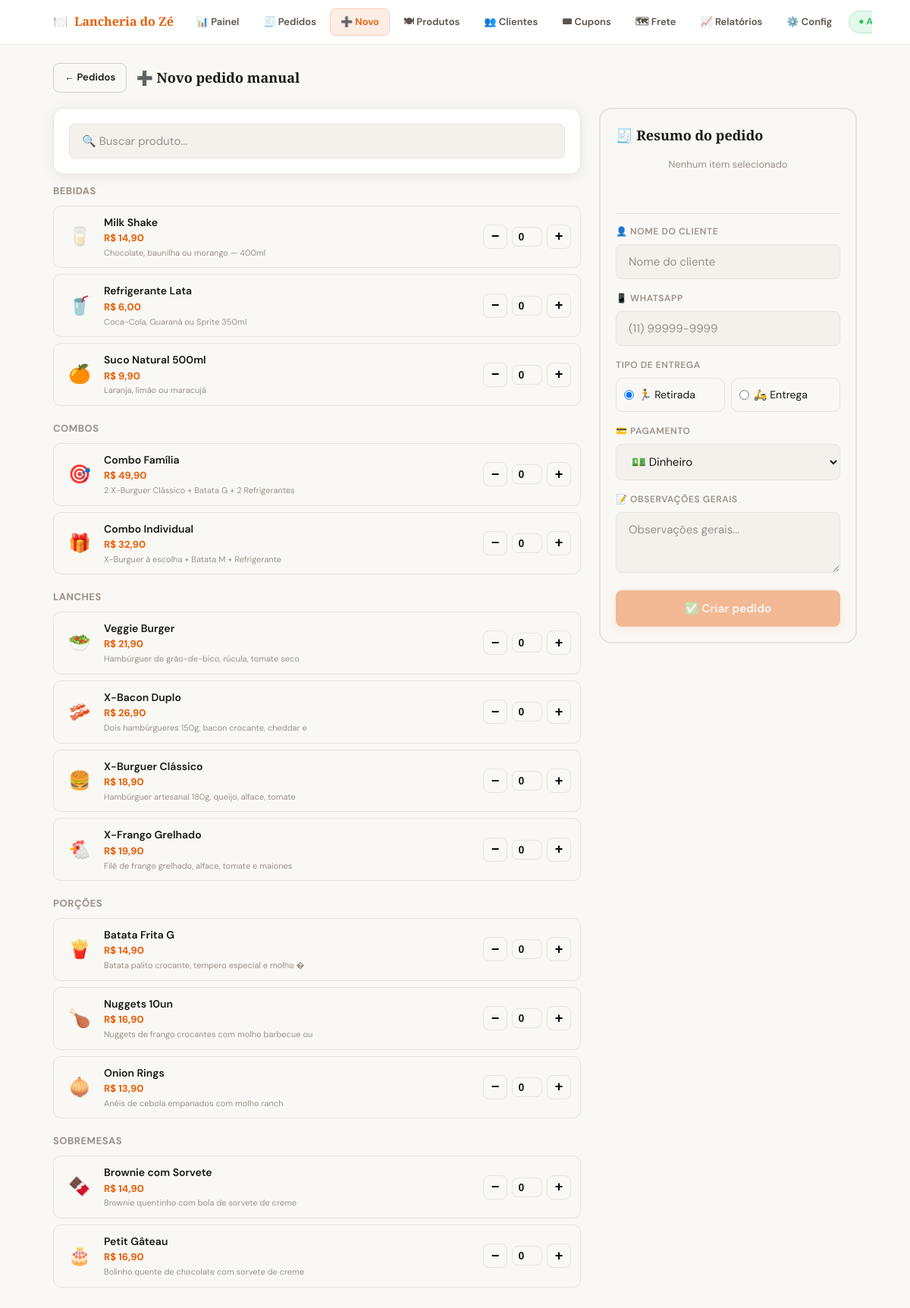
/admin/novo_pedido.php (signed in), run on the app's committed database.
### tables this page shows
CREATE TABLE IF NOT EXISTS config (
  id INT NOT NULL DEFAULT 1, nome_restaurante VARCHAR(255) NOT NULL DEFAULT 'Lancheria do Zé',
  descricao TEXT, whatsapp VARCHAR(20) NOT NULL DEFAULT '5551999999999',
  endereco VARCHAR(255), horario VARCHAR(255),
  taxa_entrega DECIMAL(10,2) NOT NULL DEFAULT 5.00, pedido_minimo DECIMAL(10,2) NOT NULL DEFAULT 20.00,
  tempo_entrega VARCHAR(100), logo_emoji VARCHAR(10) NOT NULL DEFAULT '🍔', aberto TINYINT NOT NULL DEFAULT 1,
  pix_chave VARCHAR(255), pix_tipo ENUM('cpf','cnpj','email','telefone','aleatoria') DEFAULT 'aleatoria', pix_nome VARCHAR(255),
  promo_ativa TINYINT NOT NULL DEFAULT 0, promo_titulo VARCHAR(255) DEFAULT '🔥 Promoção relâmpago!',
  promo_desconto INT NOT NULL DEFAULT 10, promo_fim DATETIME DEFAULT NULL,
  modo_pico TINYINT NOT NULL DEFAULT 0, pico_tempo VARCHAR(100) DEFAULT '60-80 min',
  loja_slug VARCHAR(100) DEFAULT 'ze-burguer', PRIMARY KEY (id)
);

CREATE TABLE IF NOT EXISTS produtos (id INT AUTO_INCREMENT PRIMARY KEY, categoria_id INT NOT NULL, nome VARCHAR(255) NOT NULL, descricao TEXT, preco DECIMAL(10,2) NOT NULL, preco_antigo DECIMAL(10,2) DEFAULT NULL, emoji VARCHAR(10), destaque TINYINT NOT NULL DEFAULT 0, mais_vendido TINYINT NOT NULL DEFAULT 0, disponivel TINYINT NOT NULL DEFAULT 1, ordem INT NOT NULL DEFAULT 0, total_vendido INT NOT NULL DEFAULT 0, FOREIGN KEY (categoria_id) REFERENCES categorias(id));

### includes/funcoes.php (called while the page is built, shortened)
<?php
function h($s){ return htmlspecialchars((string)$s, ENT_QUOTES, 'UTF-8'); }
function formatar_dinheiro($v){ return 'R$ ' . number_format($v, 2, ',', '.'); }

### admin/novo_pedido.php (the view, shortened to what this page needs)
<?php
require_once __DIR__ . '/../config/db.php';
require_once __DIR__ . '/../includes/funcoes.php';
$produtos = $pdo->query("SELECT p.*, c.nome AS cat_nome FROM produtos p LEFT JOIN categorias c ON c.id=p.categoria_id WHERE p.disponivel=1 ORDER BY c.nome, p.nome")->fetchAll();
$categorias = [];
foreach ($produtos as $p) {
    $categorias[$p['cat_nome'] ?? 'Outros'][] = $p;
}
?>
<!DOCTYPE html>
<html lang="pt-BR" data-theme="light">
<head>
<link rel="stylesheet" href="../assets/css/style.css">
</head>
<body>
<?php include __DIR__ . '/nav.php'; ?>
<div class="admin-wrap" style="max-width:1100px">
  <div style="display:flex;align-items:center;gap:12px;margin-bottom:20px;flex-wrap:wrap">
    <a href="pedidos.php" class="btn btn-outline" style="padding:8px 14px;font-size:13px">← Pedidos</a>
    <div class="section-title" style="margin:0">➕ Novo pedido manual</div>
  </div>
  <form method="POST" id="formPedido">
    <div class="grid-pedido">
      <div>
        <div class="card mb-3">
          <input type="text" id="buscaProd" class="form-control" placeholder="🔍 Buscar produto..." oninput="filtrarProdutos(this.value)">
        </div>
        <?php foreach ($categorias as $catNome => $prods): ?>
        <div class="cat-section" data-cat="<?= h($catNome) ?>">
          <div class="cat-title"><?= h($catNome) ?></div>
          <?php foreach ($prods as $p): ?>
          <div class="prod-item" id="item-<?= $p['id'] ?>" data-nome="<?= strtolower(h($p['nome'])) ?>">
            <?php if (!empty($p['imagem'])): ?>
              <img src="../<?= h($p['imagem']) ?>" alt="" class="prod-item-img">
            <?php else: ?>
              <div class="prod-item-emoji"><?= $p['emoji'] ?? '🍽' ?></div>
            <?php endif; ?>
            <div class="prod-item-info">
              <div class="prod-item-nome"><?= h($p['nome']) ?></div>
              <div class="prod-item-preco"><?= formatar_dinheiro((float)$p['preco']) ?></div>
              <?php if ($p['descricao']): ?><div style="font-size:11px;color:var(--muted)"><?= h(substr($p['descricao'],0,50)) ?></div><?php endif; ?>
            </div>
            <div class="qtd-wrap">
              <button type="button" class="qtd-btn" onclick="mudarQtd(<?= $p['id'] ?>,<?= $p['preco'] ?>,<?= json_encode($p['nome']) ?>,-1)">−</button>
              <input type="number" name="itens[<?= $p['id'] ?>][quantidade]" id="qtd-<?= $p['id'] ?>" class="qtd-input" value="0" min="0" onchange="atualizarDoProduto(<?= $p['id'] ?>,<?= $p['preco'] ?>,<?= json_encode($p['nome']) ?>)">
              <button type="button" class="qtd-btn" onclick="mudarQtd(<?= $p['id'] ?>,<?= $p['preco'] ?>,<?= json_encode($p['nome']) ?>,1)">+</button>
            </div>
          </div>
          <?php endforeach; ?>
        </div>
        <?php endforeach; ?>
      </div>
      <div>
        <div class="resumo-sticky">
          <div class="section-title" style="margin-bottom:14px">🧾 Resumo do pedido</div>
          <div id="resumoItens" style="margin-bottom:12px;min-height:60px">
            <p style="color:var(--muted);font-size:13px;text-align:center">Nenhum item selecionado</p>
          </div>
          <hr style="border:none;border-top:1px solid var(--border);margin:14px 0">
          <div class="form-group">
            <label class="form-label">👤 Nome do cliente</label>
            <input name="nome_cliente" class="form-control" placeholder="Nome do cliente">
          </div>
          <div class="form-group">
            <label class="form-label">📱 WhatsApp</label>
            <input type="tel" name="whatsapp_cliente" class="form-control" placeholder="(11) 99999-9999">
          </div>
          <div class="form-group">
            <label class="form-label">Tipo de entrega</label>
            <div style="display:flex;gap:8px">
              <label style="flex:1;display:flex;align-items:center;gap:6px;padding:10px;border:1px solid var(--border);border-radius:10px;cursor:pointer;font-size:14px">
                <input type="radio" name="tipo_entrega" value="retirada" checked onchange="toggleEntrega()"> 🏃 Retirada
              </label>
              <label style="flex:1;display:flex;align-items:center;gap:6px;padding:10px;border:1px solid var(--border);border-radius:10px;cursor:pointer;font-size:14px">
                <input type="radio" name="tipo_entrega" value="entrega" onchange="toggleEntrega()"> 🛵 Entrega
              </label>
            </div>
          </div>
          <div class="form-group">
            <label class="form-label">💳 Pagamento</label>
            <select name="pagamento" class="form-control">
              <option value="dinheiro">💵 Dinheiro</option>
            </select>
          </div>
          <div class="form-group">
            <label class="form-label">📝 Observações gerais</label>
            <textarea name="observacoes" class="form-control" rows="2" placeholder="Observações gerais..."></textarea>
          </div>
          <button type="submit" class="btn btn-primary" style="width:100%;padding:14px;font-size:15px" id="btnCriar" disabled>
            ✅ Criar pedido
          </button>
        </div>
      </div>
    </div>
  </form>
</div>
</body></html>

### admin/nav.php (shortened to what this page needs)
<?php
$paginaAtual = basename($_SERVER['PHP_SELF']);
$config = isset($pdo) ? $pdo->query("SELECT nome_restaurante, aberto FROM config WHERE id=1")->fetch() : ['nome_restaurante'=>'Cardápio','aberto'=>1];
function navLink($href,$label,$pagina){
    $ativo = basename($href)===$pagina ? ' active' : '';
    return "<a href=\"$href\" class=\"nav-link$ativo\">$label</a>";
}
?>
<nav class="admin-nav">
  <div class="admin-nav-inner">
    <a href="dashboard.php" class="admin-nav-brand">
      🍽️ <span><?= htmlspecialchars($config['nome_restaurante'] ?: 'Cardápio') ?></span>
    </a>
    <?= navLink('dashboard.php','📊 Painel',$paginaAtual) ?>
    <?= navLink('pedidos.php','🧾 Pedidos',$paginaAtual) ?>
    <?= navLink('novo_pedido.php','➕ Novo',$paginaAtual) ?>
    <?= navLink('produtos.php','🍽 Produtos',$paginaAtual) ?>
    <?= navLink('clientes.php','👥 Clientes',$paginaAtual) ?>
    <?= navLink('cupons.php','🎟 Cupons',$paginaAtual) ?>
    <?= navLink('zonas_entrega.php','🗺 Frete',$paginaAtual) ?>
    <?= navLink('relatorios.php','📈 Relatórios',$paginaAtual) ?>
    <?= navLink('configuracoes.php','⚙️ Config',$paginaAtual) ?>
    <span class="<?= $config['aberto'] ? 'badge-aberto' : 'badge-fechado' ?>" style="flex-shrink:0">
      <?= $config['aberto'] ? '● Aberto' : '● Fechado' ?>
    </span>
  </div>
</nav>

### assets/css/style.css (style rules this page uses)
*, *::before, *::after { box-sizing: border-box; margin: 0; padding: 0; }
:root { --primary: #e85d04; --primary-dark: #c44d02; --gold: #d4a843; --gold-light: #f0c96e; --bg: #0d0d0d; --surface: #161616; --surface2: #1e1e1e; --border: #2a2a2a; --border-light: #333; --text: #f5f0eb; --text-soft: #b8b0a8; --muted: #6b6560; --success: #22c55e; --danger: #ef4444; --warning: #f59e0b; --radius: 14px; --radius-sm: 8px; --radius-lg: 20px; --shadow: 0 4px 24px rgba(0,0,0,.5); --shadow-glow: 0 0 0 1px rgba(212,168,67,.15), 0 8px 32px rgba(0,0,0,.6); --font-display: 'Playfair Display', Georgia, serif; --font-body: 'DM Sans', system-ui, sans-serif; }
[data-theme="light"] { --bg: #faf8f5; --surface: #ffffff; --surface2: #f4f1ed; --border: #e8e3dc; --border-light: #d4cfc8; --text: #1a1612; --text-soft: #5a5349; --muted: #9a9088; --shadow: 0 2px 16px rgba(0,0,0,.08); --shadow-glow: 0 0 0 1px rgba(212,168,67,.2), 0 8px 32px rgba(0,0,0,.1); }
html { scroll-behavior: smooth; }
body { font-family: var(--font-body); background: var(--bg); color: var(--text); font-size: 15px; line-height: 1.6; min-height: 100vh; }
a { color: inherit; text-decoration: none; }
.admin-wrap { max-width: 1100px; margin: 0 auto; padding: 24px 20px 60px; }
.btn { display: inline-flex; align-items: center; justify-content: center; gap: 7px; padding: 11px 22px; border-radius: var(--radius-sm); border: none; cursor: pointer; font-size: 14px; font-weight: 600; font-family: var(--font-body); transition: all .18s cubic-bezier(.4,0,.2,1); text-decoration: none; letter-spacing: .01em; white-space: nowrap; }
.btn-primary { background: var(--primary); color: #fff; box-shadow: 0 2px 12px rgba(232,93,4,.3); }
.btn-outline { background: transparent; color: var(--text); border: 1.5px solid var(--border-light); }
.btn:disabled { opacity: .4; cursor: not-allowed; pointer-events: none; }
.card { background: var(--surface); border: 1px solid var(--border); border-radius: var(--radius); padding: 20px; box-shadow: var(--shadow); }
.form-group { margin-bottom: 16px; }
.form-label { display: block; font-weight: 600; margin-bottom: 7px; font-size: 12px; color: var(--muted); letter-spacing: .05em; text-transform: uppercase; }
.form-control { width: 100%; padding: 12px 16px; border: 1.5px solid var(--border); border-radius: var(--radius-sm); font-size: 15px; font-family: var(--font-body); background: var(--surface2); color: var(--text); transition: all .15s; }
.form-control::placeholder { color: var(--muted); }
textarea.form-control { resize: vertical; min-height: 80px; }
select.form-control { cursor: pointer; }
.badge-aberto { background: rgba(34,197,94,.12); color: var(--success); border: 1px solid rgba(34,197,94,.25); padding: 4px 12px; border-radius: 99px; font-size: 12px; font-weight: 700; }
.admin-nav { background: var(--surface); border-bottom: 1px solid var(--border); position: sticky; top: 0; z-index: 100; backdrop-filter: blur(12px); }
.admin-nav-inner { max-width: 1100px; margin: 0 auto; padding: 0 20px; display: flex; align-items: center; height: 58px; gap: 4px; overflow-x: auto; }
.admin-nav-brand { font-family: var(--font-display); font-size: 16px; font-weight: 700; color: var(--text); display: flex; align-items: center; gap: 8px; margin-right: 12px; white-space: nowrap; flex-shrink: 0; }
.admin-nav-brand span { color: var(--primary); }
.nav-link { display: flex; align-items: center; gap: 6px; padding: 7px 13px; border-radius: var(--radius-sm); font-size: 13px; font-weight: 600; color: var(--text-soft); transition: all .15s; white-space: nowrap; border: 1px solid transparent; flex-shrink: 0; font-family: var(--font-body); }
.nav-link.active { color: var(--primary); background: rgba(232,93,4,.1); border-color: rgba(232,93,4,.2); }
.section-title { font-family: var(--font-display); font-size: 18px; font-weight: 700; margin-bottom: 16px; display: flex; align-items: center; gap: 8px; }
hr, .divider { border: none; border-top: 1px solid var(--border); margin: 20px 0; }
.mb-3 { margin-bottom:.75rem }

### data on the page
config: nome_restaurante "Lancheria do Zé"
produtos: emoji "🥛", nome "Milk Shake", preco "R$ 14,90", descricao "Chocolate, baunilha ou morango — 400ml"
produtos: emoji "🥤", nome "Refrigerante Lata", preco "R$ 6,00", descricao "Coca-Cola, Guaraná ou Sprite 350ml"
produtos: emoji "🍊", nome "Suco Natural 500ml", preco "R$ 9,90", descricao "Laranja, limão ou maracujá"
produtos: emoji "🎯", nome "Combo Família", preco "R$ 49,90", descricao "2 X-Burguer Clássico + Batata G + 2 Refrigerantes"
produtos: emoji "🎁", nome "Combo Individual", preco "R$ 32,90", descricao "X-Burguer à escolha + Batata M + Refrigerante"
produtos: emoji "🥗", nome "Veggie Burger", preco "R$ 21,90", descricao "Hambúrguer de grão-de-bico, rúcula, tomate seco"
produtos: emoji "🥓", nome "X-Bacon Duplo", preco "R$ 26,90", descricao "Dois hambúrgueres 150g, bacon crocante, cheddar e"
produtos: emoji "🍔", nome "X-Burguer Clássico", preco "R$ 18,90", descricao "Hambúrguer artesanal 180g, queijo, alface, tomate"
produtos: emoji "🐔", nome "X-Frango Grelhado", preco "R$ 19,90", descricao "Filé de frango grelhado, alface, tomate e maiones"
produtos: emoji "🍟", nome "Batata Frita G", preco "R$ 14,90", descricao "Batata palito crocante, tempero especial e molho �"
produtos: emoji "🍗", nome "Nuggets 10un", preco "R$ 16,90", descricao "Nuggets de frango crocantes com molho barbecue ou"
produtos: emoji "🧅", nome "Onion Rings", preco "R$ 13,90", descricao "Anéis de cebola empanados com molho ranch"
produtos: emoji "🍫", nome "Brownie com Sorvete", preco "R$ 14,90", descricao "Brownie quentinho com bola de sorvete de creme"
produtos: emoji "🎂", nome "Petit Gâteau", preco "R$ 16,90", descricao "Bolinho quente de chocolate com sorvete de creme"

### other printed values
$label "📊 Painel 🧾 Pedidos ➕ Novo 🍽 Produtos 👥 Clientes 🎟 Cupons 🗺 Frete 📈 Relatórios ⚙️ Config"
$catNome "BEBIDAS"
$catNome "COMBOS"
$catNome "LANCHES"
$catNome "PORÇÕES"
$catNome "SOBREMESAS"
